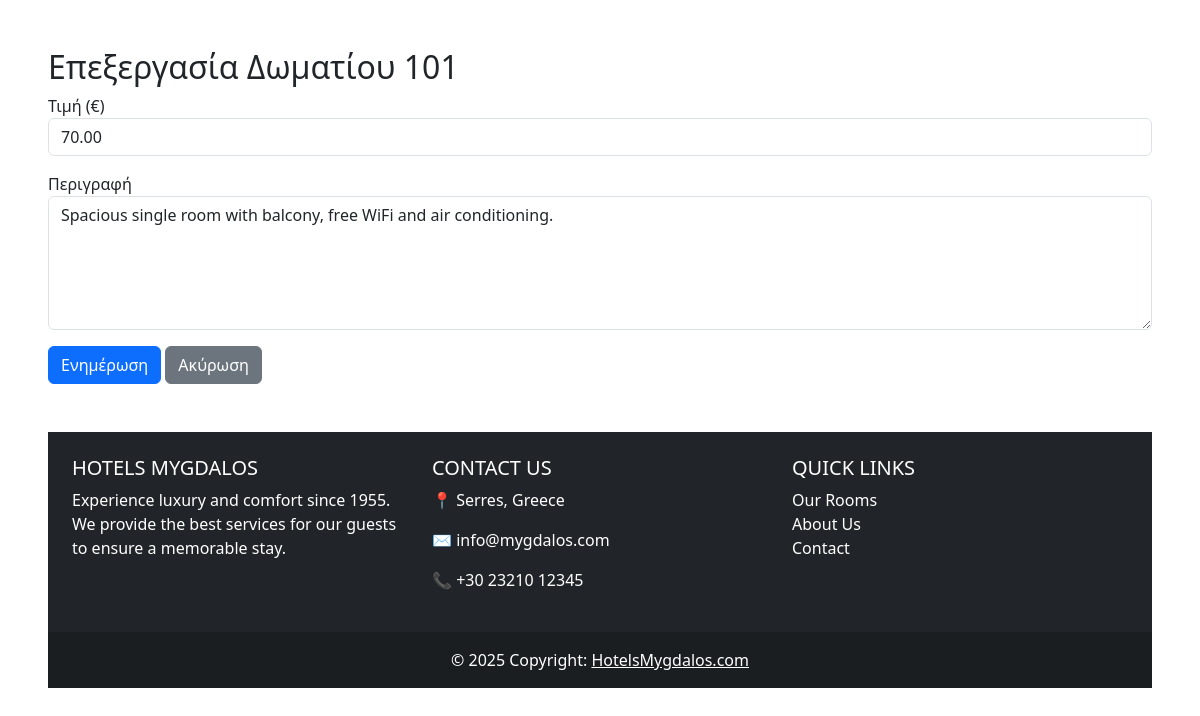
Screenshot of /edit_room.php?id=1 (signed in) with the database file from the repository.
### tables this page shows
CREATE TABLE `rooms` (
  `id` int(11) NOT NULL,
  `room_number` int(11) NOT NULL,
  `type` varchar(100) DEFAULT NULL,
  `bed` varchar(100) DEFAULT NULL,
  `rating` varchar(50) DEFAULT NULL,
  `price` decimal(6,2) DEFAULT NULL,
  `image` varchar(255) DEFAULT NULL,
  `description` text DEFAULT NULL
);

### edit_room.php (the view, shortened to what this page needs)
<?php
require "db.php";
$id = $_GET['id'];
$stmt = $pdo->prepare("SELECT * FROM rooms WHERE id = ?");
$stmt->execute([$id]);
$room = $stmt->fetch();
?>
<!DOCTYPE html>
<html>
<head>
    <link href="https://cdn.jsdelivr.net/npm/bootstrap@5.3.3/dist/css/bootstrap.min.css" rel="stylesheet">
</head>
<body class="p-5">
    <h2>Επεξεργασία Δωματίου <?= $room['room_number'] ?></h2>
    <form method="POST">
        <div class="mb-3">
            <label>Τιμή (€)</label>
            <input type="number" name="price" value="<?= $room['price'] ?>" class="form-control">
        </div>
        <div class="mb-3">
            <label>Περιγραφή</label>
            <textarea name="description" class="form-control" rows="5"><?= $room['description'] ?></textarea>
        </div>
        <button type="submit" class="btn btn-primary">Ενημέρωση</button>
        <a href="admin_panel.php" class="btn btn-secondary">Ακύρωση</a>
    </form>
	<?php include 'footer.php'; ?>
</body>
</html>

### rows the page displays
rooms: room_number "101", price "70.00", description "Spacious single room with balcony, free WiFi and air conditioning."
